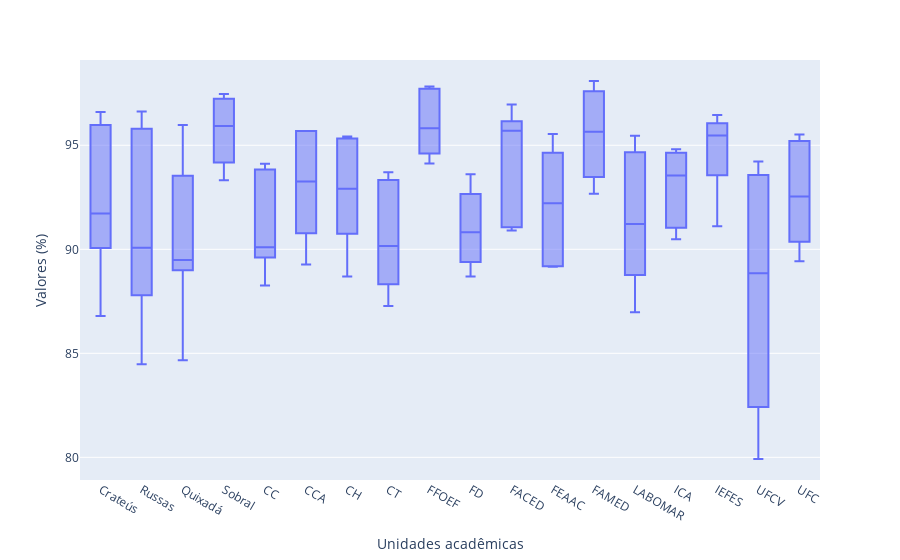

This figure's notebook cell:
### Code cell
for i in range(0, 12):
    fig = px.box(dataBase[0])
    fig.update_xaxes(title_text='Unidades acadêmicas')
    fig.update_yaxes(title_text='Valores (%)')
    fig.update_layout(legend_title_text = 'Unid. acadêmicas')

fig.show()

### Figure 1 — Plotly figure (JSON) as saved in the notebook; plotly's stock layout.template omitted (floating-point values rounded to 4 significant figures)
{"data": [{"alignmentgroup": "True", "hovertemplate": "variable=%{x}<br>value=%{y}<extra></extra>", "legendgroup": "", "marker": {"color": "#636efa"}, "name": "", "notched": false, "offsetgroup": "", "orientation": "v", "showlegend": false, "type": "box", "x": ["Crateús", "Crateús", "Crateús", "Crateús", "Crateús", "Crateús", "Russas", "Russas", "Russas", "Russas", "Russas", "Russas", "Quixadá", "Quixadá", "Quixadá", "Quixadá", "Quixadá", "Quixadá", "Sobral", "Sobral", "Sobral", "Sobral", "Sobral", "Sobral", "CC", "CC", "CC", "CC", "CC", "CC", "CCA", "CCA", "CCA", "CCA", "CCA", "CCA", "CH", "CH", "CH", "CH", "CH", "CH", "CT", "CT", "CT", "CT", "CT", "CT", "FFOEF", "FFOEF", "FFOEF", "FFOEF", "FFOEF", "FFOEF", "FD", "FD", "FD", "FD", "FD", "FD", "FACED", "FACED", "FACED", "FACED", "FACED", "FACED", "FEAAC", "FEAAC", "FEAAC", "FEAAC", "FEAAC", "FEAAC", "FAMED", "FAMED", "FAMED", "FAMED", "FAMED", "FAMED", "LABOMAR", "LABOMAR", "LABOMAR", "LABOMAR", "LABOMAR", "LABOMAR", "ICA", "ICA", "ICA", "ICA", "ICA", "ICA", "IEFES", "IEFES", "IEFES", "IEFES", "IEFES", "IEFES", "UFCV", "UFCV", "UFCV", "UFCV", "UFCV", "UFCV", "UFC", "UFC", "UFC", "UFC", "UFC", "UFC"], "x0": " ", "xaxis": "x", "y": [95.97, 96.6, 92.57, 90.88, 86.79, 90.06, 95.79, 96.62, 90.06, 90.1, 84.48, 87.79, 93.54, 95.98, 89.44, 88.99, 84.67, 89.52, 97.24, 97.47, 95.74, 96.12, 93.32, 94.17, 94.11, 93.84, 89.87, 90.33, 88.26, 89.6, 95.69, 95.69, 93.51, 93.02, 89.27, 90.77, 95.42, 95.33, 92.56, 93.25, 88.69, 90.75, 93.33, 93.7, 89.83, 90.48, 88.32, 87.27, 97.72, 97.82, 95.25, 96.38, 94.13, 94.6, 91.82, 93.61, 89.39, 92.66, 89.83, 88.69, 96.96, 95.82, 95.58, 96.15, 91.06, 90.9, 94.64, 95.54, 91.9, 92.53, 89.19, 89.16, 98.09, 97.6, 95.38, 95.93, 92.67, 93.47, 94.67, 95.46, 90.92, 91.52, 88.76, 86.98, 94.81, 94.64, 93.58, 93.52, 91.04, 90.48, 96.06, 96.45, 95.01, 95.92, 91.11, 93.56, 94.22, 93.57, 87.41, 90.29, 79.92, 82.42, 95.2, 95.52, 92.29, 92.78, 89.42, 90.36], "y0": " ", "yaxis": "y"}], "layout": {"boxmode": "group", "legend": {"title": {"text": "Unid. acadêmicas"}, "tracegroupgap": 0}, "margin": {"t": 60}, "xaxis": {"anchor": "y", "domain": [0, 1], "title": {"text": "Unidades acadêmicas"}}, "yaxis": {"anchor": "x", "domain": [0, 1], "title": {"text": "Valores (%)"}}}}
